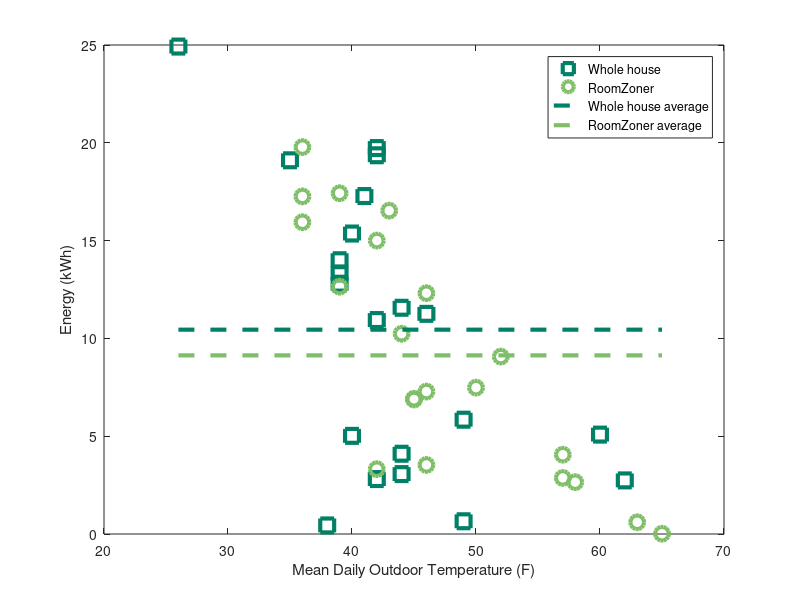

The MATLAB script that drew this image:
zoned = [50980    57386732     9544857    26937225    71209592    44323182    24755990 ...
    32647647    36853237    24883954    62719544    45516716    10318696    54008344 59511262     2162783    62131880    14590218    26215498    11940989    12709677];

zonedTemp = [65 36 58 50 36 46 45 52 44 45 39 39 57 42 43 63 36 57 46 42 46];

wholehouse = [40518839    39376079     9866249    50387067    47961697    71030854    18295838 46066244    89712852     1572894    69705707    62198302    55302553 ...
    18063731 68780103    11024838    21038258     2342819    14772150    41636728    10111269];

wholehouseTemp = [46 42 62 39 39 42 60 39 26 38 42 41 40 40 35 44 49 49 44 44 42];

id = {'Zoning','Zoning','Zoning','Zoning','Zoning','Zoning','Zoning','Zoning','Zoning','Zoning','Zoning','Zoning','Zoning','Zoning','Zoning','Zoning','Zoning','Zoning','Zoning','Zoning','Zoning','Whole House','Whole House','Whole House','Whole House','Whole House','Whole House','Whole House','Whole House','Whole House','Whole House','Whole House','Whole House','Whole House','Whole House','Whole House','Whole House','Whole House','Whole House','Whole House','Whole House','Whole House'}';

data = [zoned / (1000 * 60 * 60) wholehouse / (1000 * 60 *  60)]';

wholehouseMean = mean(wholehouse);
wholehouseMeanEnergy = wholehouseMean * ones(1, length(wholehouse));
wholehouseTempRange = [min(wholehouseTemp) max(wholehouseTemp)];


zonedMean = mean(zoned);
zonedMeanEnergy = zonedMean * ones(1, length(zoned));
zonedTempRange = [min(zonedTemp) max(zonedTemp)];

tempRange = [min([wholehouseTemp zonedTemp]) max([wholehouseTemp zonedTemp])];

colors = colormap('summer');

%boxplot(data, id);
%ylabel('Energy (kWh)')

plot(wholehouseTemp, wholehouse / (1000 * 60 * 60), 's', 'Color', colors(1, :), 'LineWidth', 3, 'MarkerSize', 10);
hold on
plot(zonedTemp, zoned / (1000 * 60 * 60), 'o', 'Color', colors(length(colors) / 2, :), 'LineWidth', 3, 'MarkerSize', 10);
plot(tempRange, wholehouseMeanEnergy(1:2) / (1000 * 60 * 60), '--', 'Color', colors(1, :), 'LineWidth', 3, 'MarkerSize', 10);
plot(tempRange, zonedMeanEnergy(1:2) / (1000 * 60 * 60), '--', 'Color', colors(length(colors) / 2, :), 'LineWidth', 3, 'MarkerSize', 10);

legend({'Whole house', 'RoomZoner', 'Whole house average', 'RoomZoner average'});
xlabel('Mean Daily Outdoor Temperature (F)')
ylabel('Energy (kWh)')